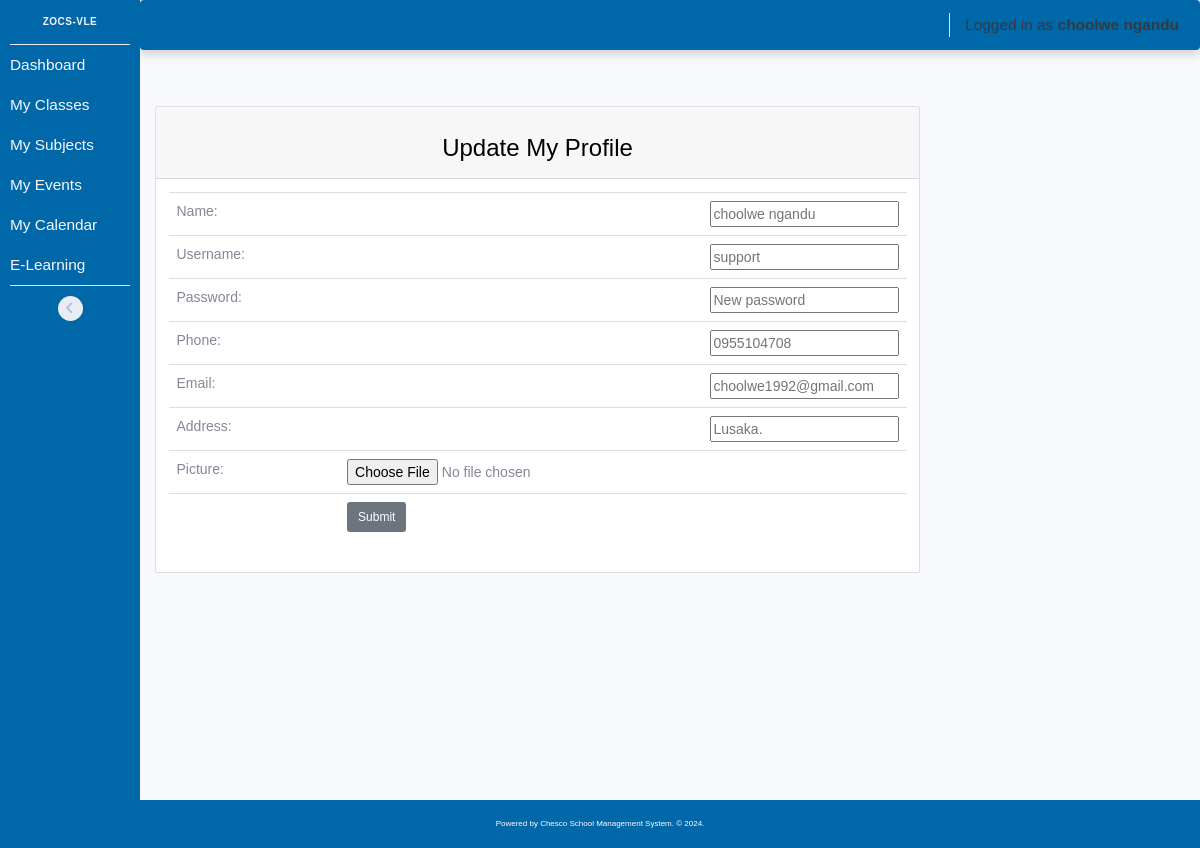
The page /modules/functions/teacher/account/update_profile.php?id=28 (signed in) on the database its author committed.
### tables this page shows
CREATE TABLE `school_info` (
  `id` int(11) NOT NULL,
  `name` varchar(50) NOT NULL,
  `tag` varchar(120) NOT NULL,
  `dn` varchar(11) NOT NULL,
  `logo` varchar(50) NOT NULL,
  `location` varchar(50) NOT NULL,
  `address` varchar(35) NOT NULL,
  `phone` int(13) NOT NULL,
  `email` varchar(35) NOT NULL,
  `est` date NOT NULL
);

CREATE TABLE `teachers` (
  `id` int(20) NOT NULL,
  `name` varchar(20) NOT NULL,
  `username` varchar(255) NOT NULL,
  `password` varchar(255) NOT NULL,
  `phone` varchar(13) NOT NULL,
  `email` varchar(255) NOT NULL,
  `address` varchar(30) NOT NULL,
  `sex` varchar(7) NOT NULL,
  `dob` date NOT NULL,
  `hiredate` date NOT NULL,
  `salary` double NOT NULL,
  `img` varchar(100) NOT NULL,
  `user_type` text NOT NULL
);

### modules/functions/teacher/account/update_profile.php (the view, shortened to what this page needs)
<?php
    include_once('../layouts/head_to_wrapper.php');
    include_once('../layouts/topbar.php');
?>
        <?php
            $query = "SELECT  * from teachers where id = '$id' ";
            $result = mysqli_query($db, $query) or die(mysqli_error($db));
            if (mysqli_num_rows($result) > 0){
                while($row = mysqli_fetch_assoc($result)){
        ?>
        <main>
            <div class="container-fluid col-md-9">
                <div class="card mb-4">
                    <div class="card-header text-center">
                        <h3>Update My Profile</h3>
                    </div>
                    <div class="card-body">
                        <form action="#" method="POST" enctype="multipart/form-data">
                            <table class="table" id="dataTable" width="100%" cellspacing="9">
                                <tr>
                                    <td>Name:</td>
                                    <td class="text-right"><input id="name" type="text" name="name" placeholder="<?php echo $row['name']?>"></td>
                                </tr>
                                <tr>
                                    <td>Username:</td>
                                    <td class="text-right"><input type="text" name="username" placeholder="<?php echo $row['username']?>"></td>
                                </tr>
                                <tr>
                                    <td>Password:</td>
                                    <td class="text-right"><input id="password" type="password" name="password" placeholder="New password"></td>
                                </tr>
                                <tr>
                                    <td>Phone:</td>
                                    <td class="text-right"><input id="phone"type="text" name="phone" placeholder="<?php echo $row['phone']?>"></td>
                                </tr>
                                <tr>
                                    <td>Email:</td>
                                    <td class="text-right"><input id="email"type="email" name="email" placeholder="<?php echo $row['email']?>"></td>
                                </tr>
                                <tr>
                                    <td>Address:</td>
                                    <td class="text-right"><input id="address" type="text" name="address" placeholder="<?php echo $row['address']?>"></td>
                                </tr>
                                <tr>
                                    <td>Picture:</td>
                                    <td class="text-right"><input id="file" type='file' name='file' ></td>
                                </tr>
                                <tr>
                                    <td></td>
                                    <td class="text-left"><input class="btn btn-sm btn-secondary " type="submit" name="update_teacher" value="Submit"></td>
                                </tr>
                            </table>
                        </form>
                    </div>
                </div>
            </div>
        </main>
        <?php
                }
            } else {
            echo 'No Records Found!';
            }
        ?>

### modules/functions/teacher/layouts/sidebar.php (shortened to what this page needs)
<ul class="navbar-nav sidebar_new_bg sidebar sidebar-light accordion" id="accordionSidebar" >
      <a class="sidebar-brand d-flex align-items-center justify-content-center" href="../index.php">
        <?php
              $query =  "SELECT name FROM school_info ";
              $results=mysqli_query($db,$query);
              $row=mysqli_fetch_array($results);
              $admin_acc_title = $row['name'];
        ?>
        <div class="sidebar-brand-text mx-3"><?php echo $admin_acc_title ?> </div>
      </a>
      <hr class="sidebar-divider my-0">
      <li class="nav-item">
        <a class="nav-link" href="../index.php">
          <span>Dashboard</span></a>
      </li>
      <li class="nav-item text-color-dark">
        <a class="nav-link" href="../classes/index.php">
          <span>My Classes</span></a>
      </li>
      <li class="nav-item text-color-dark">
        <a class="nav-link" href="../subjects/index.php">
          <span>My Subjects</span></a>
      </li>
      <li class="nav-item text-color-dark">
        <a class="nav-link" href="../events/index.php">
          <span>My Events</span></a>
      </li>
      <li class="nav-item text-color-dark">
        <a class="nav-link" href="../calendar/index.php">
          <span>My Calendar </span></a>
      </li>
      <li class="nav-item text-color-dark">
        <a class="nav-link" href="../../../../lms/teacher">
          <span>E-Learning </span></a>
      </li>
      <hr class="sidebar-divider d-none d-md-block">
      <div class="text-center d-none d-md-inline">
        <button class="rounded-circle border-0" id="sidebarToggle"></button>
      </div>
</ul>

### modules/functions/teacher/layouts/topbar.php (shortened to what this page needs)
<nav class="navbar navbar-expand navbar-light sidebar_new_bg topbar mb-4 static-top shadow">
<ul class="navbar-nav ml-auto">
  <li class="nav-item dropdown no-arrow">
    <a class="nav-link dropdown-toggle" href="#" id="userDropdown" role="button" data-toggle="dropdown" aria-haspopup="true" aria-expanded="false">
      <span class="mr-2 d-none d-lg-inline text-dark small">Logged in as <strong> <?php echo $name; ?></strong></span>
    </a>
  </li>
</ul>
</nav>

### modules/functions/teacher/layouts/head_to_wrapper.php (style rules this page uses)
body { color: black !important; font-family: helvetica; }

### modules/functions/teacher/layouts/sidebar.php (style rules this page uses)
li span { color: #f8f9fc; font-style: bold!important; font-size: 110% !important; }
.sidebar-light .sidebar-brand { color: #f8f9fc; }
.sidebar_new_bg { background: #0067a9; }

### rows shown on the page
school_info: name "ZOCS-VLE"
teachers: name "choolwe ngandu", username "support", phone "0955104708", email "choolwe1992@gmail.com", address "Lusaka."

### other values the page prints
$app_name "Chesco School Management System"
